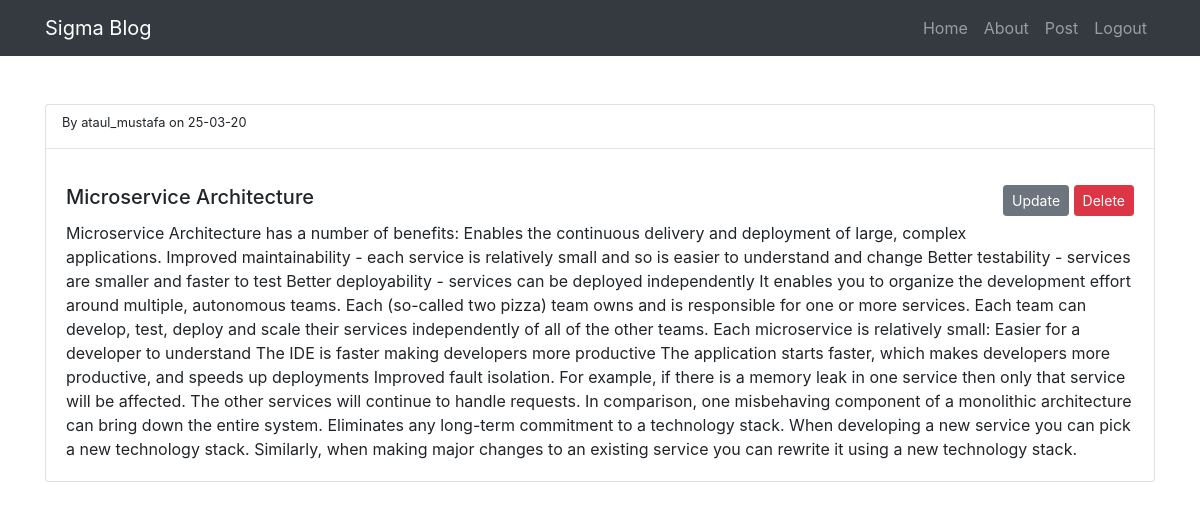
The app's page /post/1 (signed in) with its own data.
### Blog/models.py (models this page shows, shortened)
class User(db.Model, UserMixin):
    id = db.Column(db.Integer, primary_key=True)
    username = db.Column(db.String(20), unique=True, nullable=False)
    email = db.Column(db.String(40), unique=True, nullable=False)
    password = db.Column(db.String(60), nullable=False)
    posts = db.relationship('Post', backref='author', lazy=True)

class Post(db.Model, UserMixin):
    id = db.Column(db.Integer, primary_key=True)
    title = db.Column(db.String(60), nullable=False)
    description = db.Column(db.Text, nullable=False)
    date_posted = db.Column(db.DateTime, default=datetime.utcnow)
    user_id = db.Column(db.Integer, db.ForeignKey('user.id'), nullable=False)

### Blog/routes.py (the view)
@app.route('/post/<int:post_id>', methods=['GET', 'POST'])
def get_post(post_id):
    post = Post.query.get(post_id)
    return render_template('get_post.html',title=f'Post {post_id}', post=post)

### Blog/models.py (called while the page is built)
@login_manager.user_loader
def load_user(user_id):
    return User.query.get(int(user_id))

### Blog/templates/get_post.html
{% extends 'layout.html' %}
{% block content %}
<div class="mx-auto" style="width: 100%;">
    <div class="card mt-2">
        <small class="ml-3 mt-2">
            By {{ post.author.username }} on {{ post.date_posted.strftime('%d-%m-%y') }}
        </small>
        <hr>
        <div class="card-body">
            {% if current_user == post.author %}
            <div class="ml-3 mb-2 float-right">
               <a href="{{ url_for('update_post', post_id =post.id ) }}" class="btn btn-secondary btn-sm">Update</a>
               <a href="{{ url_for('delete_post', post_id=post.id) }}" class="btn btn-danger btn-sm">Delete</a>
            </div>
            {% endif %}
            <h5 class="card-title">{{ post.title }}</h5>
            <p class="card-text">{{ post.description }}</p>
        </div>
    </div>
</div>
{% endblock %}

### records on screen
User: author.username "ataul_mustafa"
Post: date_posted "25-03-20", title "Microservice Architecture", description "Microservice Architecture has a number of benefits: Enables the continuous delivery and deployment of large, complex applications. Improved maintainability - each service is relatively small and so is easier to understand and change Better testability - services are smaller and faster to test Better deployability - services can be deployed independently It enables you to organize the development effort around multiple, autonomous teams. Each (so-called two pizza) team owns and is responsible for one or more services. Each team can develop, test, deploy and scale their services independently of all of the other teams. Each microservice is relatively small: Easier for a developer to…"
